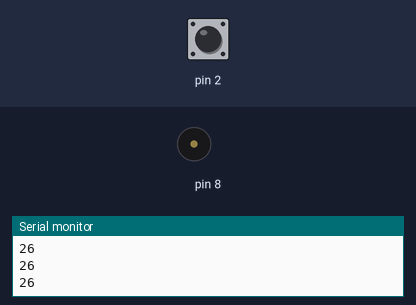
Bench run of a sketch on a simulated Arduino Uno, built with avr-gcc and run on an emulated ATmega328P. Parts: buzzer (waves = sounding), the last lines printed to the serial monitor. The inputs (shaded band) are chosen by the test bench; at power-on: pin 2 HIGH.

Above: at 1.2 s.
1.3 s: pin 2 pulled LOW for 0.15 s
At 2.3 s:
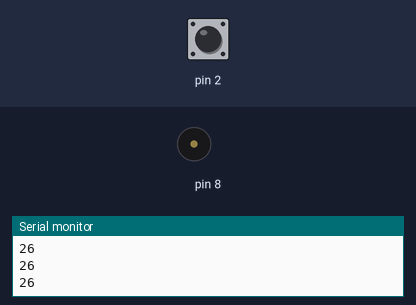
2.9 s: pin 2 pulled LOW for 3.2 s
At 3.15 s:
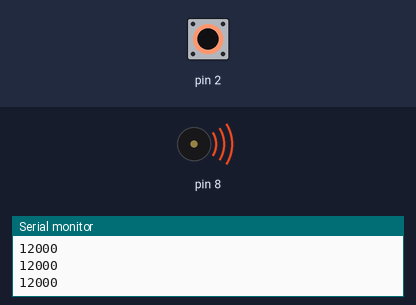
Timing chart, 0 to 7.6 s (numbered marks = the images above; inputs shaded):
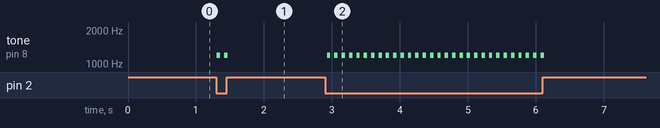

The sketch:

Capacity_Example.ino
```cpp
#include <CapacitiveSensor.h>

CapacitiveSensor capSensor = CapacitiveSensor(4,2);

void setup() {

  Serial.begin(9600);

}

void loop() {
  long sensorValue = capSensor.capacitiveSensor(80);
  Serial.println(sensorValue);
  if(sensorValue>1000){
    tone(8,sensorValue/10,50);
  } else {
   noTone(8);
  }
  delay(100);
}
```

Measured:
- after the input at 1.3 s, tone on pin 8: alternates 1200 Hz for 0.05 s and silent for 0.06 s, 4 changes in all, then stays silent, starting at once
- after the input at 2.9 s, tone on pin 8: alternates 1200 Hz for 0.05 s and silent for 0.06 s, 60 changes in all, then stays silent, starting at once
